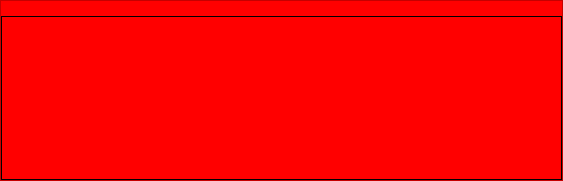
<?xml version="1.0" encoding="UTF-8"?>
<ui version="4.0">
 <class>LCDDisplay</class>
 <widget class="QWidget" name="LCDDisplay">
  <property name="geometry">
   <rect>
    <x>0</x>
    <y>0</y>
    <width>563</width>
    <height>181</height>
   </rect>
  </property>
  <property name="sizePolicy">
   <sizepolicy hsizetype="Expanding" vsizetype="Expanding">
    <horstretch>0</horstretch>
    <verstretch>0</verstretch>
   </sizepolicy>
  </property>
  <property name="minimumSize">
   <size>
    <width>411</width>
    <height>45</height>
   </size>
  </property>
  <property name="windowTitle">
   <string>LCD Display</string>
  </property>
  <property name="styleSheet">
   <string notr="true">background-color: red;
color: blue;
</string>
  </property>
  <layout class="QGridLayout" name="gridLayout_3">
   <property name="leftMargin">
    <number>0</number>
   </property>
   <property name="topMargin">
    <number>0</number>
   </property>
   <property name="rightMargin">
    <number>0</number>
   </property>
   <property name="bottomMargin">
    <number>0</number>
   </property>
   <property name="spacing">
    <number>0</number>
   </property>
   <item row="0" column="0">
    <widget class="QFrame" name="border">
     <property name="styleSheet">
      <string notr="true">QFrame#border{
border-radius: 0.3px;
background-position: center;
    background-origin: content;
    background-clip: padding;
border-top: 2px solid qlineargradient(spread:pad, x1:1, y1:1, x2:1, y2:0, stop:0 rgba(77, 77, 77, 255), stop:1 rgba(255, 255, 255, 0));
border-left: 2px solid qlineargradient(spread:pad, x1:1, y1:0, x2:0, y2:0, stop:0 rgba(77, 77, 77, 255), stop:1 rgba(255, 255, 255, 0));
border-right: 2px solid qlineargradient(spread:pad, x1:1, y1:0, x2:0, y2:0, stop:0 rgba(0, 0, 0, 0), stop:1 rgba(225, 226, 225, 255));
border-bottom: 1px solid #e7e7e7;
};</string>
     </property>
     <property name="frameShape">
      <enum>QFrame::Shape::StyledPanel</enum>
     </property>
     <property name="frameShadow">
      <enum>QFrame::Shadow::Raised</enum>
     </property>
     <layout class="QGridLayout" name="gridLayout_2">
      <property name="sizeConstraint">
       <enum>QLayout::SizeConstraint::SetNoConstraint</enum>
      </property>
      <property name="leftMargin">
       <number>0</number>
      </property>
      <property name="topMargin">
       <number>0</number>
      </property>
      <property name="rightMargin">
       <number>0</number>
      </property>
      <property name="bottomMargin">
       <number>0</number>
      </property>
      <property name="spacing">
       <number>0</number>
      </property>
      <item row="0" column="0">
       <widget class="QFrame" name="titleBorder">
        <property name="styleSheet">
         <string notr="true">#titleBorder {
margin-top: 15px;
/*padding-top: 20px;*/
border-color: rgb(0, 0, 0);
border: 1px solid;
}</string>
        </property>
        <property name="frameShape">
         <enum>QFrame::Shape::StyledPanel</enum>
        </property>
        <property name="frameShadow">
         <enum>QFrame::Shadow::Raised</enum>
        </property>
        <layout class="QGridLayout" name="gridLayout">
         <property name="leftMargin">
          <number>0</number>
         </property>
         <property name="topMargin">
          <number>0</number>
         </property>
         <property name="rightMargin">
          <number>0</number>
         </property>
         <property name="bottomMargin">
          <number>0</number>
         </property>
         <property name="spacing">
          <number>0</number>
         </property>
         <item row="0" column="0" rowspan="2">
          <widget class="TimeArea" name="timeArea" native="true">
           <property name="sizePolicy">
            <sizepolicy hsizetype="Fixed" vsizetype="Expanding">
             <horstretch>0</horstretch>
             <verstretch>0</verstretch>
            </sizepolicy>
           </property>
           <property name="minimumSize">
            <size>
             <width>55</width>
             <height>0</height>
            </size>
           </property>
           <property name="maximumSize">
            <size>
             <width>55</width>
             <height>16777215</height>
            </size>
           </property>
          </widget>
         </item>
         <item row="0" column="1">
          <widget class="SongInformationArea" name="widget" native="true">
           <property name="sizePolicy">
            <sizepolicy hsizetype="Expanding" vsizetype="Fixed">
             <horstretch>0</horstretch>
             <verstretch>0</verstretch>
            </sizepolicy>
           </property>
           <property name="minimumSize">
            <size>
             <width>0</width>
             <height>10</height>
            </size>
           </property>
           <property name="maximumSize">
            <size>
             <width>16777215</width>
             <height>10</height>
            </size>
           </property>
          </widget>
         </item>
         <item row="1" column="1">
          <widget class="TitleArea" name="titleArea" native="true"/>
         </item>
         <item row="2" column="0" colspan="2">
          <widget class="PropertiesArea" name="propertiesArea" native="true"/>
         </item>
        </layout>
       </widget>
      </item>
     </layout>
    </widget>
   </item>
  </layout>
 </widget>
 <customwidgets>
  <customwidget>
   <class>SongInformationArea</class>
   <extends>QWidget</extends>
   <header>SongInformationArea.hpp</header>
   <container>1</container>
  </customwidget>
  <customwidget>
   <class>TitleArea</class>
   <extends>QWidget</extends>
   <header>TitleArea.hpp</header>
   <container>1</container>
  </customwidget>
  <customwidget>
   <class>TimeArea</class>
   <extends>QWidget</extends>
   <header>TimeArea.hpp</header>
   <container>1</container>
  </customwidget>
  <customwidget>
   <class>PropertiesArea</class>
   <extends>QWidget</extends>
   <header>PropertiesArea.hpp</header>
   <container>1</container>
  </customwidget>
 </customwidgets>
 <resources/>
 <connections/>
</ui>
